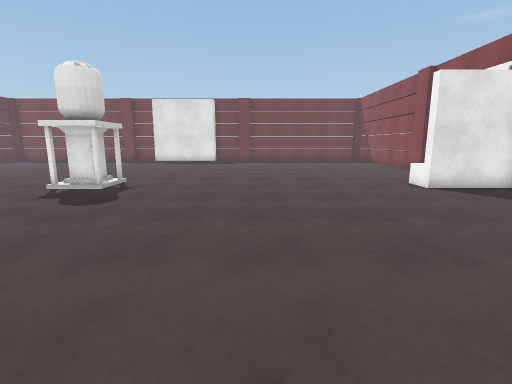
view 1 (above)

17 first-person views from a walk through a scene from a Unity 3-D project. The camera is 1.5 m above the floor, tilts 10° down and sees 85° across. The floor is counted in squares, 1 m on a side. Each view is taken from the middle of a square. On the plan, view 1 faces up. The plan holds only what a view shows up to about 14 squares ahead; the rest is blank. The place goes on beyond the plan. The player is left out. Surface patterns are stand-ins for the level's own textures.

view 2
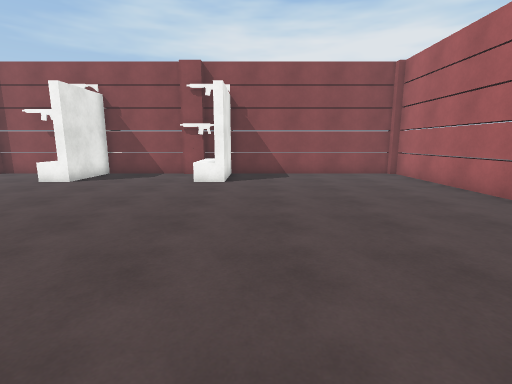

view 3
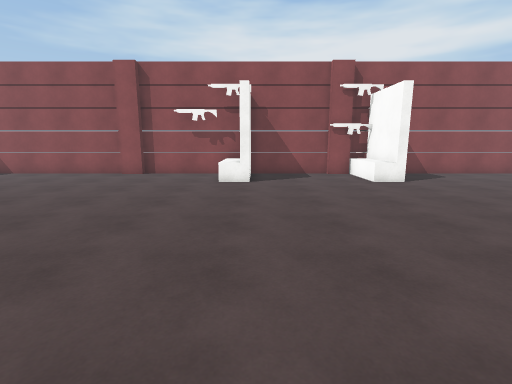

view 4
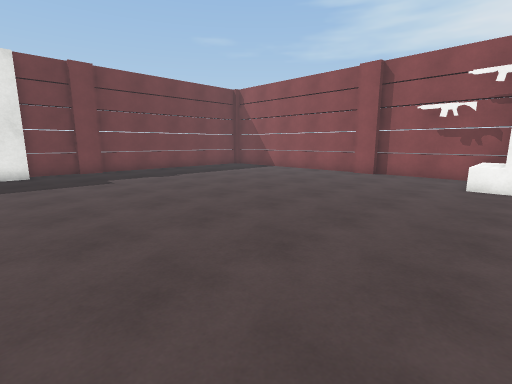

view 5
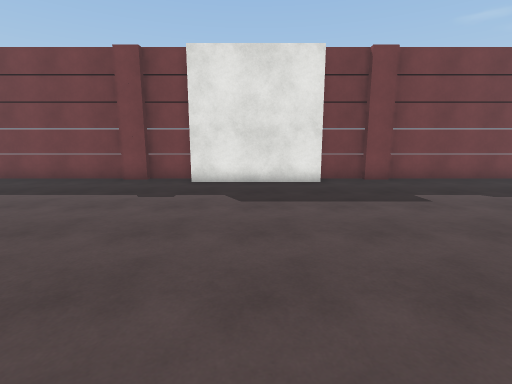

view 6
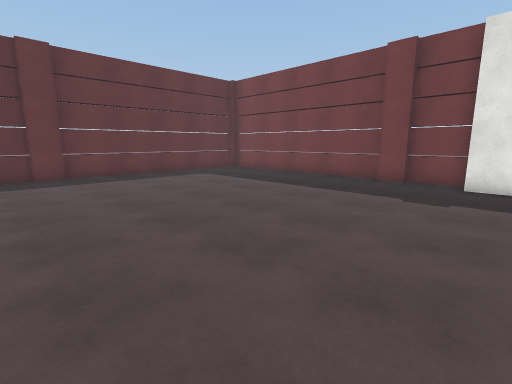

view 7
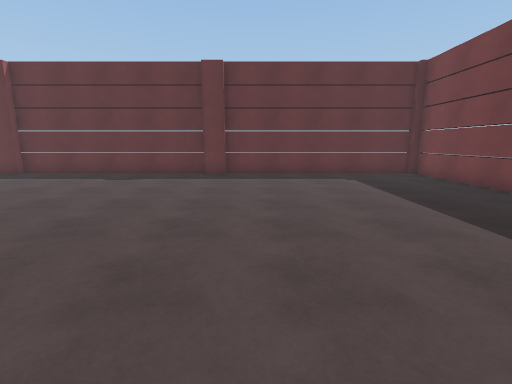

view 8
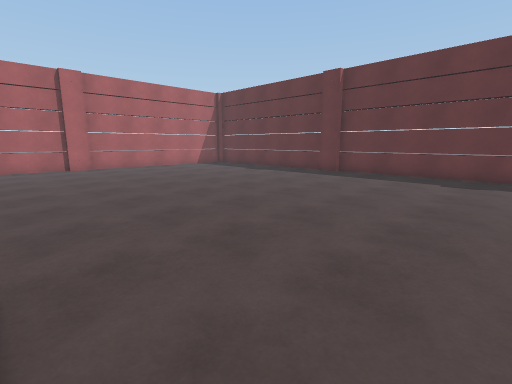

view 9
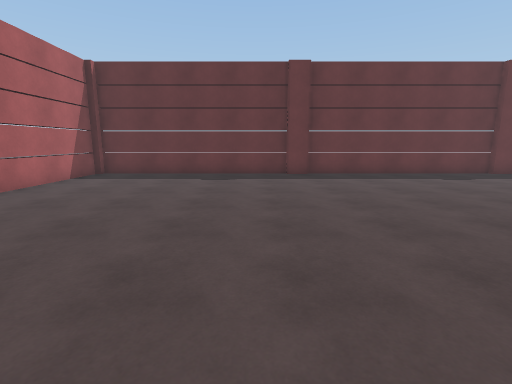

view 10
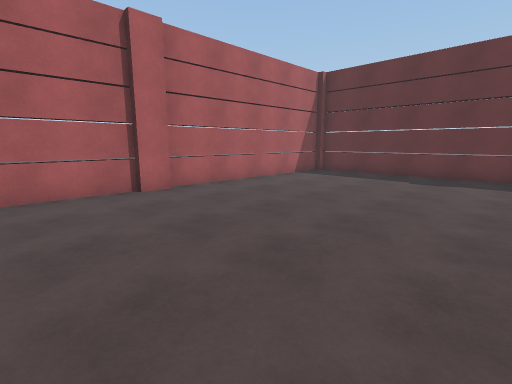

view 11
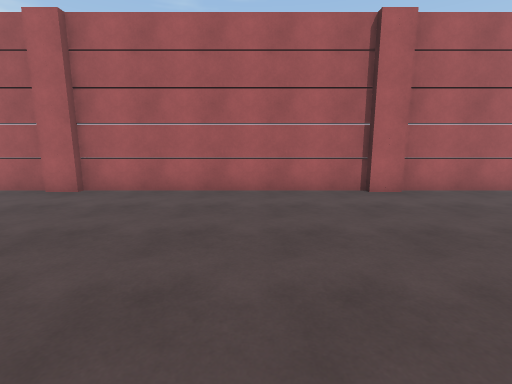

view 12
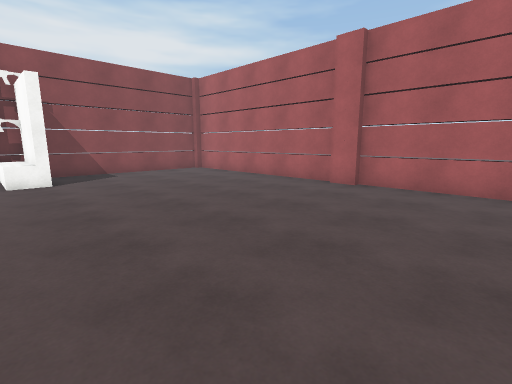

view 13
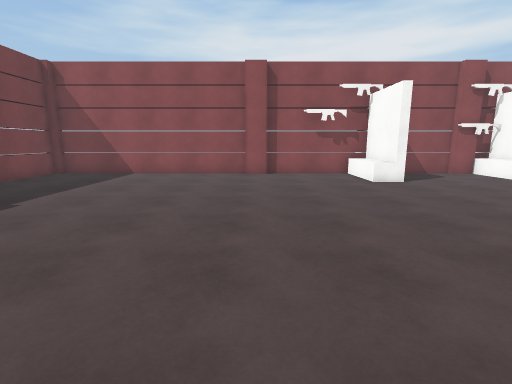

view 14
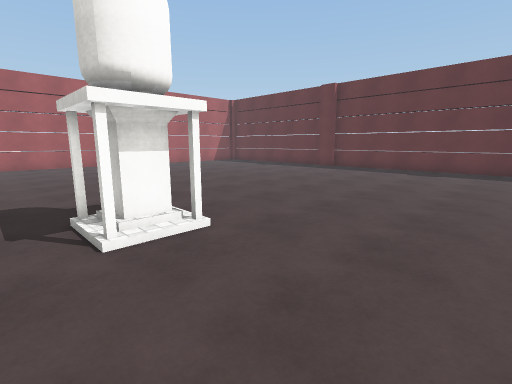

view 15
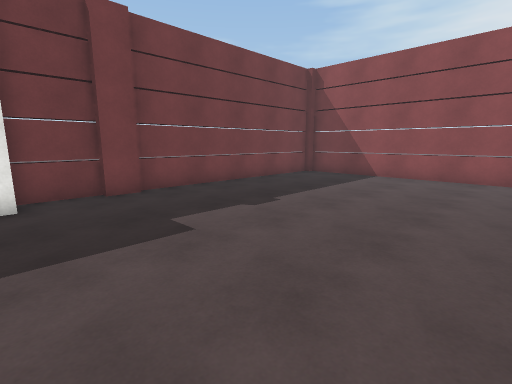

view 16
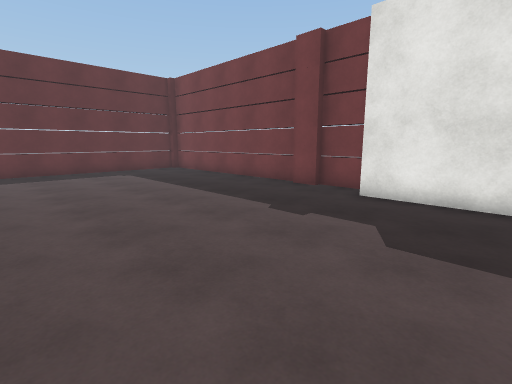

view 17
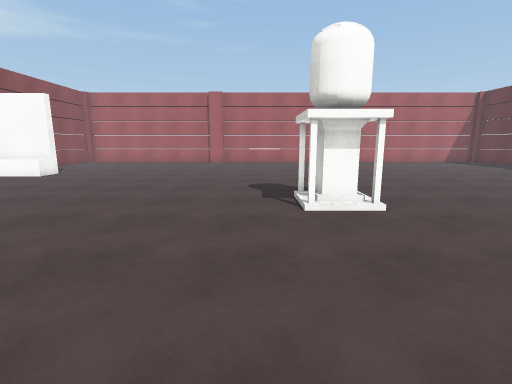

### Floor plan
Points are (right, up) in squares from view 1. A wall is a line through its corners. A room is listed if a view was taken in it or the views show most of it. See-through windows are left out.
Room 1 (views 1, 2, 3, 4, 5, 6, 7, 8, 9, 10, 11, 12, 13, 14, 15, 16, 17)
walls: (5.8, 9.6) (8.8, 9.6) (8.8, 14.5); (5.8, 3.6) (8.8, 3.6); (-3.4, 23.7) (-8.5, 23.7); (-8.6, 24.8) (-10.5, 24.8); (-20.5, 5.6) (-20.5, 4.5); (-10.4, 24.5) (-11.5, 24.5); (-1.6, -4.5) (-0.5, -4.5); (8.5, 14.4) (8.5, 15.5); (-10.5, -4.8) (-1.5, -4.8); (-1.5, 24.8) (-3.5, 24.8); (-20.8, 14.6) (-20.8, 5.5); (8.8, 5.4) (8.8, 9.2) (5.8, 9.2) (5.8, 10.4); (-20.5, 15.6) (-20.5, 14.5); (-11.6, -4.5) (-10.5, -4.5); (-0.4, 24.5) (-1.5, 24.5); (8.5, 4.4) (8.5, 5.5); (-20.8, 4.6) (-20.8, -4.5); (-11.5, 24.8) (-20.5, 24.8); (8.8, 15.5) (8.8, 24.5); (-0.4, -4.8) (8.5, -4.8); (-20.5, -4.8) (-11.6, -4.8); (8.5, 24.8) (-0.4, 24.8); (-20.8, 24.6) (-20.8, 15.5); (8.8, -4.6) (8.8, 3.2) (5.8, 3.2) (5.8, 4.4)
low walls: (5.8, 10.4) (8.9, 10.4); (5.8, 4.4) (8.8, 4.4)
objects: other object (-7, 9) to (-5, 11)

Positions as (right, up) in squares from view 1, and headings:
1: (0, 0), facing up
2: (-5, 2), facing right
3: (-5, 9), facing right
4: (-5, 9), facing up-right
5: (-6, 13), facing up
6: (-7, 13), facing up-left
7: (-7, 17), facing left
8: (-7, 13), facing down-left
9: (-7, 3), facing left
10: (-7, 4), facing down-left
11: (-7, 4), facing down
12: (-6, 5), facing down-right
13: (-5, 15), facing right
14: (-4, 15), facing down-left
15: (-4, 16), facing up-right
16: (-5, 16), facing up-left
17: (-4, 17), facing down
